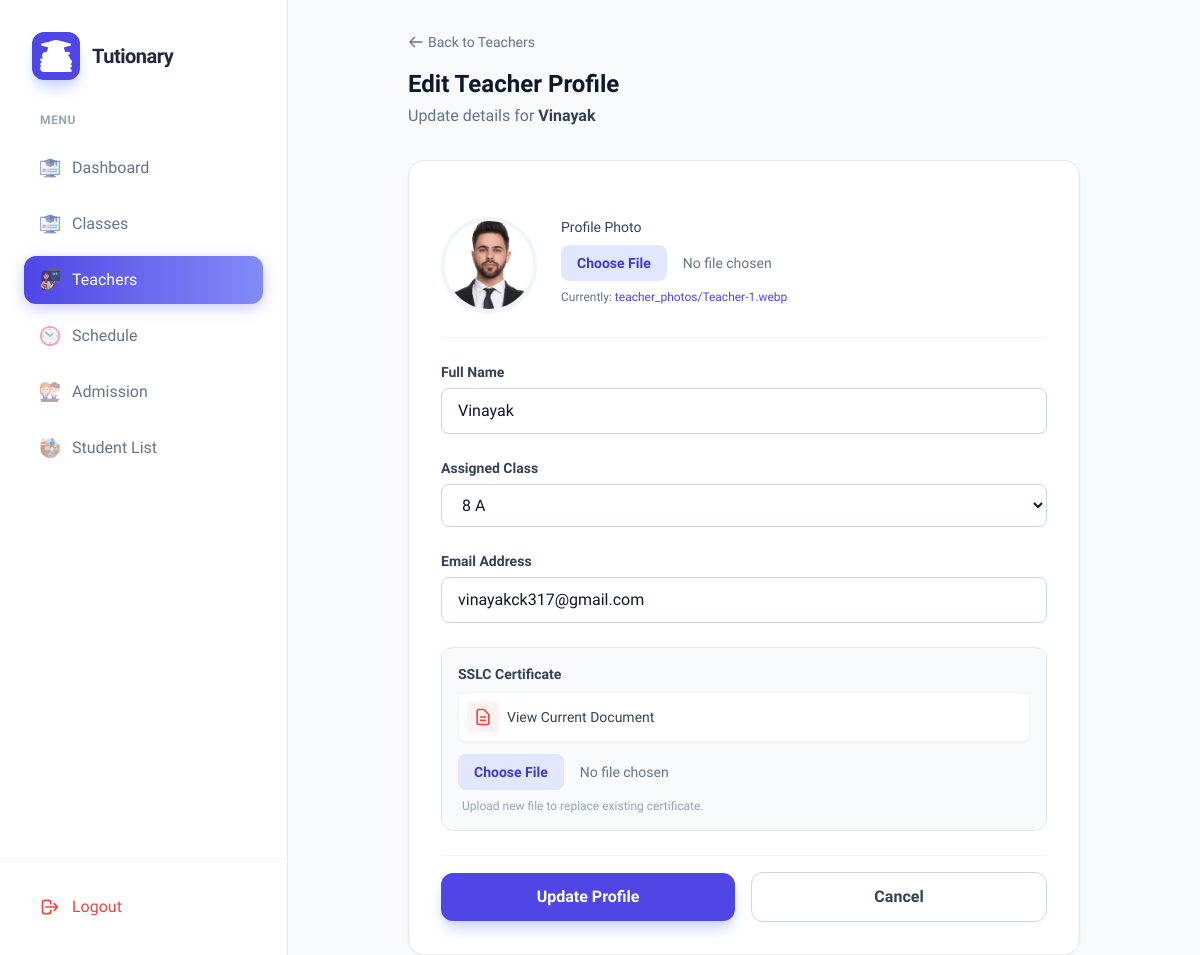
The page /edit_teacher/22/ on the database its author committed.
### stdapp/models.py (models this page shows, shortened)
class Teacher(models.Model):
    name=models.CharField(max_length=250)
    classs=models.ForeignKey(Class,on_delete=models.CASCADE,null=True)
    email=models.CharField(max_length=250)
    photo = models.ImageField(upload_to='teacher_photos/', null=True, blank=True)
    sslc_certificate = models.FileField(upload_to='teacher_certificates/', null=True, blank=True)
    last_login = models.DateTimeField(null=True, blank=True)

class Class(models.Model):
    name=models.CharField(max_length=250)
    description=models.TextField()
    fees=models.IntegerField()

### stdapp/views.py (the view, shortened to what this page needs)
# urls.py: path('edit_teacher/<int:teacher_id>/', views.edit_teacher, name='edit_teacher'),
def edit_teacher(request, teacher_id):
    teacher = get_object_or_404(Teacher, id=teacher_id)
    classes = Class.objects.all()
    return render(request, 'edit_teacher.html', {'teacher': teacher, 'classes': classes})

### templates/edit_teacher.html (shortened to what this page needs)
{% load static %}
<!DOCTYPE html>
<html lang="en">
<head>
    <script src="https://cdn.tailwindcss.com"></script>
</head>
<body class="bg-slate-50 text-slate-900">
    <div class="flex h-screen overflow-hidden">
        <aside id="sidebar" class="fixed inset-y-0 left-0 z-50 w-72 bg-white border-r border-slate-200 transform -translate-x-full lg:translate-x-0 transition-transform duration-300 ease-in-out lg:static lg:inset-0">
            <div class="flex flex-col h-full">
                <div class="p-8">
                    <div class="flex items-center gap-3">
                        <div class="p-2 bg-indigo-600 rounded-xl shadow-lg shadow-indigo-200">
                            <img src="{% static 'image/education.png' %}" class="w-8 h-8 brightness-0 invert" alt="Logo">
                        </div>
                        <h2 class="text-xl font-bold tracking-tight text-slate-800">Tutionary</h2>
                    </div>
                </div>
                <nav class="flex-1 px-6 space-y-2 overflow-y-auto">
                    <p class="text-xs font-semibold text-slate-400 uppercase tracking-wider mb-4 px-4">Menu</p>
                    <a href="{% url 'index' %}" class="flex items-center gap-3 px-4 py-3 text-slate-500 hover:bg-slate-50 hover:text-indigo-600 rounded-xl transition-all duration-200">
                        <img src="{% static 'image/online-course.png' %}" class="w-5 h-5 opacity-60" alt=""> Dashboard
                    </a>
                    <a href="{% url 'addcourse' %}" class="flex items-center gap-3 px-4 py-3 text-slate-500 hover:bg-slate-50 hover:text-indigo-600 rounded-xl transition-all duration-200">
                        <img src="{% static 'image/online-course.png' %}" class="w-5 h-5 opacity-60" alt=""> Classes
                    </a>
                    <a href="{% url 'addteacher' %}" class="flex items-center gap-3 px-4 py-3 rounded-xl sidebar-item-active font-medium">
                        <img src="{% static 'image/female.png' %}" class="w-5 h-5 opacity-80" alt=""> Teachers
                    </a>
                    <a href="{% url 'addtime' %}" class="flex items-center gap-3 px-4 py-3 text-slate-500 hover:bg-slate-50 hover:text-indigo-600 rounded-xl transition-all duration-200">
                        <img src="{% static 'image/clock.png' %}" class="w-5 h-5 opacity-60" alt=""> Schedule
                    </a>
                    <a href="{% url 'addstudent' %}" class="flex items-center gap-3 px-4 py-3 text-slate-500 hover:bg-slate-50 hover:text-indigo-600 rounded-xl transition-all duration-200">
                        <img src="{% static 'image/students.png' %}" class="w-5 h-5 opacity-60" alt=""> Admission
                    </a>
                    <a href="{% url 'studentlist' %}" class="flex items-center gap-3 px-4 py-3 text-slate-500 hover:bg-slate-50 hover:text-indigo-600 rounded-xl transition-all duration-200">
                        <img src="{% static 'image/audience.png' %}" class="w-5 h-5 opacity-60" alt=""> Student List
                    </a>
                </nav>
                <div class="p-6 border-t border-slate-100">
                    <a href="{% url 'logout' %}" class="flex items-center gap-3 px-4 py-3 text-red-500 hover:bg-red-50 rounded-xl transition-all">
                        <svg class="w-5 h-5" fill="none" stroke="currentColor" viewBox="0 0 24 24"><path stroke-linecap="round" stroke-linejoin="round" stroke-width="2" d="M17 16l4-4m0 0l-4-4m4 4H7m6 4v1a3 3 0 01-3 3H6a3 3 0 01-3-3V7a3 3 0 013-3h4a3 3 0 013 3v1"></path></svg>
                        <span class="font-medium">Logout</span>
                    </a>
                </div>
            </div>
        </aside>
        <div class="flex-1 flex flex-col min-w-0 bg-slate-50 overflow-hidden">
            <main class="flex-1 overflow-y-auto p-4 lg:p-8 flex justify-center">
                <div class="w-full max-w-2xl">
                    <div class="mb-8">
                        <a href="{% url 'addteacher' %}" class="inline-flex items-center text-sm text-slate-500 hover:text-indigo-600 mb-4 transition-colors">
                            <svg class="w-4 h-4 mr-1" fill="none" stroke="currentColor" viewBox="0 0 24 24"><path stroke-linecap="round" stroke-linejoin="round" stroke-width="2" d="M10 19l-7-7m0 0l7-7m-7 7h18"></path></svg>
                            Back to Teachers
                        </a>
                        <h1 class="text-2xl font-bold text-slate-900">Edit Teacher Profile</h1>
                        <p class="text-slate-500 mt-1">Update details for <span class="font-semibold text-slate-700">{{ teacher.name }}</span></p>
                    </div>
                    <div class="bg-white rounded-2xl shadow-sm border border-slate-200 overflow-hidden">
                        <div class="p-6 md:p-8">
                            <form method="post" enctype="multipart/form-data" class="space-y-6">
                                <div class="flex items-start gap-6 pb-6 border-b border-slate-100">
                                    <div class="relative group flex-shrink-0">
                                        {% if teacher.photo %}
                                            <img src="{{ teacher.photo.url }}" class="w-24 h-24 rounded-full object-cover border-4 border-slate-100 shadow-sm" alt="Teacher">
                                        {% endif %}
                                    </div>
                                    <div class="flex-1">
                                        <label class="block text-sm font-medium text-slate-700 mb-2">Profile Photo</label>
                                        <input type="file" id="photo" name="photo" class="block w-full text-sm text-slate-500 file:mr-4 file:py-2 file:px-4 file:rounded-full file:border-0 file:text-sm file:font-semibold file:bg-indigo-50 file:text-indigo-700 hover:file:bg-indigo-100 transition-all">
                                        {% if teacher.photo %}
                                        <div class="mt-2 text-xs text-slate-500">
                                            Currently: <a href="{{ teacher.photo.url }}" target="_blank" class="text-indigo-600 hover:underline">{{ teacher.photo.name }}</a>
                                        </div>
                                        {% endif %}
                                    </div>
                                </div>
                                <div>
                                    <label class="block text-sm font-semibold text-slate-700 mb-1.5">Full Name</label>
                                    <input type="text" name="name" value="{{ teacher.name }}"
                                        class="form-input w-full px-4 py-2.5 rounded-lg border border-slate-300 focus:border-indigo-500 focus:outline-none transition-colors" required>
                                </div>
                                <div>
                                    <label class="block text-sm font-semibold text-slate-700 mb-1.5">Assigned Class</label>
                                    <select name="class_id" class="form-input w-full px-4 py-2.5 rounded-lg border border-slate-300 focus:border-indigo-500 focus:outline-none transition-colors bg-white" required>
                                        {% for cls in classes %}
                                            <option value="{{ cls.id }}" {% if cls.id == teacher.classs.id %}selected{% endif %}>{{ cls.name }}</option>
                                        {% endfor %}
                                    </select>
                                </div>
                                <div>
                                    <label class="block text-sm font-semibold text-slate-700 mb-1.5">Email Address</label>
                                    <input type="email" name="email" value="{{ teacher.email }}"
                                        class="form-input w-full px-4 py-2.5 rounded-lg border border-slate-300 focus:border-indigo-500 focus:outline-none transition-colors" required>
                                </div>
                                <div class="bg-slate-50 p-4 rounded-xl border border-slate-200">
                                    <label class="block text-sm font-semibold text-slate-700 mb-2">SSLC Certificate</label>
                                    {% if teacher.sslc_certificate %}
                                        <div class="flex items-center gap-2 mb-3 bg-white p-2 rounded-lg border border-slate-100 shadow-sm">
                                            <div class="p-1.5 bg-red-50 text-red-500 rounded">
                                                <svg class="w-5 h-5" fill="none" stroke="currentColor" viewBox="0 0 24 24"><path stroke-linecap="round" stroke-linejoin="round" stroke-width="2" d="M9 12h6m-6 4h6m2 5H7a2 2 0 01-2-2V5a2 2 0 012-2h5.586a1 1 0 01.707.293l5.414 5.414a1 1 0 01.293.707V19a2 2 0 01-2 2z"></path></svg>
                                            </div>
                                            <a href="{{ teacher.sslc_certificate.url }}" target="_blank" class="text-sm font-medium text-slate-700 hover:text-indigo-600 truncate flex-1">View Current Document</a>
                                        </div>
                                    {% endif %}
                                    <input type="file" id="sslc_certificate" name="sslc_certificate"
                                        class="block w-full text-sm text-slate-500 file:mr-4 file:py-2 file:px-4 file:rounded-full file:border-0 file:text-sm file:font-semibold file:bg-white file:text-slate-700 hover:file:bg-slate-100">
                                    <p class="text-xs text-slate-400 mt-2 ml-1">Upload new file to replace existing certificate.</p>
                                </div>
                                <div class="flex items-center gap-4 pt-4 border-t border-slate-100 mt-6">
                                    <button type="submit" class="flex-1 bg-indigo-600 text-white font-bold py-3 px-6 rounded-xl hover:bg-indigo-700 focus:ring-4 focus:ring-indigo-200 transition-all shadow-lg shadow-indigo-200">
                                        Update Profile
                                    </button>
                                    <a href="{% url 'addteacher' %}" class="flex-1 text-center bg-white border border-slate-300 text-slate-700 font-bold py-3 px-6 rounded-xl hover:bg-slate-50 transition-all">
                                        Cancel
                                    </a>
                                </div>
                            </form>
                        </div>
                    </div>
                </div>
            </main>
        </div>
    </div>
</body>
</html>

### templates/edit_teacher.html (style rules this page uses)
body { font-family: 'Plus Jakarta Sans', sans-serif; }
.sidebar-item-active { background: linear-gradient(90deg, #4f46e5 0%, #818cf8 100%); color: white; box-shadow: 0 4px 15px rgba(79, 70, 229, 0.3); }

### rows shown on the page
Teacher: name "Vinayak", photo (picture), photo.name "teacher_photos/Teacher-1.webp", class_id "8 A", email "vinayakck317@gmail.com"
